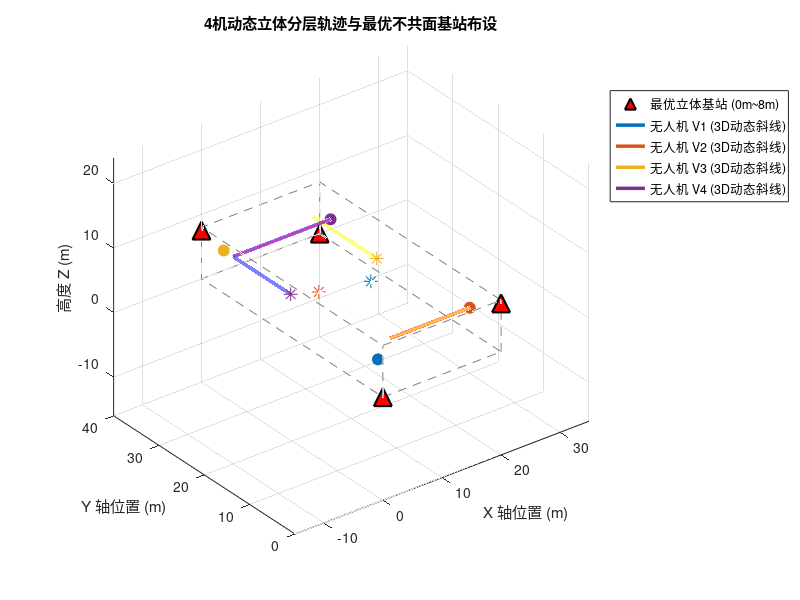

MATLAB code for this plot:
% =========================================================================
% generate_data_3D.m (CMLKF 几何最优化版)
% 3D多车(无人机行为) UWB/IMU 协同定位仿真数据生成脚本
% 空间范围：20m x 40m x 8m (高度严格控制在 2m ~ 7m)
% 优化重点：重构基站最大立体非对称拓扑，以及无人机群多高度层动态斜线协同轨迹
% =========================================================================
clc; clear; close all;

%% 1. 全局参数设置与保存路径
dt_imu = 0.01;              % IMU 采样时间 100Hz (0.01s)
dt_uwb = 0.1;               % UWB 采样时间 10Hz (0.1s)
t_end = 300;                % 运行时间 300秒
N_steps = round(t_end / dt_imu) + 1; % 30001 个采样点
Vehicle_num = 4;            % 车辆数量
Anchor_num = 4;             % 基站数量

% 基站高度在 0~8m 范围内实现非对称立体最大化错落

% 4基站
anchors = [ 0,  0, 0;     % 角落 1：极低位
           20,  0, 7.5;     % 角落 2：极高位
           20, 40, 0;     % 角落 3：中低位
            0, 40, 7.5];    % 角落 4：中高位

% 5基站
% anchors = [ 0,  0, 0;     % 角落 1：极低位
%             20,  0, 6;
%            10, 20, 7.5;     % 角落 2：极高位
%            20, 40, 6;
%             0, 40, 0];    % 角落 4：中高位

% 6基站
% anchors = [ 0,  0, 0;     % 角落 1：极低位
%             0,  0, 7.5;
%            20,  0, 7.5;     % 角落 2：极高位
%            20, 40, 7.5;
%             0, 40, 0;
%             0, 40, 7.5];    % 角落 4：中高位

% 7基站
% anchors = [ 0,  0, 0;     % 角落 1：极低位
%             0,  0, 7.5;
%            20,  0, 7.5;     % 角落 2：极高位
%            20, 40, 7.5;
%            20, 40, 0;
%             0, 40, 0;
%             0, 40, 7.5];    % 角落 4：中高位

% 8基站
% anchors = [ 0,  0, 0;     % 角落 1：极低位
%             0,  0, 7.5;
%            20,  0, 0;
%            20,  0, 7.5;     % 角落 2：极高位
%            20, 40, 7.5;
%            20, 40, 0;     % 角落 3：中低位
%             0, 40, 0;
%             0, 40, 7.5];    % 角落 4：中高位

% 保存路径
save_dir = 'E:\SE3_MLKF\Data'; 
trajectories_mat_name = sprintf('Trj_data_Veh%d_Anc%d_3D_1.mat', Vehicle_num, Anchor_num);
   
% 噪声参数
IMU_noise_params.sigma_na = 0.03;      
IMU_noise_params.sigma_nw = 0.003;     
IMU_noise_params.sigma_ba = 0.001;     
IMU_noise_params.sigma_bw = 0.0001;    
UWB_noise_params.sigma_anc = 0.3;     
UWB_noise_params.sigma_rel = 0.3;  

%% 2. 独立车辆动力学规划 (3秒平滑原地转弯 + 持续三维斜线飞行)
% 初始状态规划：[X, Y, Z, 初始速率, 初始航向角]
% 高度均限制在 2m ~ 7m 范围内，各自占据不同的起始高度层
init_configs = [
    3,   5,  2.5,  0.10,  0;      % V1: 低空层(2.5m)， 偏南，朝东，后续北转
   17,   3,  6.5,  0.10,  pi;     % V2: 高空层(6.5m)， 偏南，朝西，后续北转
    3,  39,  3.8,  0.10,  0;      % V3: 中低层(3.8m)， 偏北，朝东，后续南转
   18,  35,  5.2,  0.10,  pi;     % V4: 中高层(5.2m)， 偏北，朝西，后续南转
];

trajectories = struct();
for n = 1:Vehicle_num
    v_name = sprintf('V%d', n);
    cfg = init_configs(n, :);
    
    P_true = zeros(N_steps, 3);
    V_true = zeros(N_steps, 3);
    A_true = zeros(N_steps, 3);
    Theta_true = zeros(N_steps, 1);
    
    % 初始条件
    P_true(1, :) = cfg(1:3);
    v_mag = cfg(4);
    th_curr = cfg(5);
    V_true(1, :) = [v_mag * cos(th_curr), v_mag * sin(th_curr), 0];
    Theta_true(1) = th_curr;
    
    % 计算转弯过渡段的时间窗
    t_turn_start = 120 + (n-1)*15; % 错开转弯时间：V1:120s, V2:135s, V3:150s, V4:165s
    t_turn_end = t_turn_start + 3;
    
    for k = 2:N_steps
        t = (k-1) * dt_imu;
        a_curr = [0; 0; 0]; % 默认 Z 轴加速度全程为 0
        th_curr = Theta_true(k-1);
        
        switch n
            case 1  % V1: 高度恒定 2.5m。东行巡航 -> 120s时原地左转 -> 向北巡航
                if t < t_turn_start
                    th_curr = 0; a_curr = [0; 0; 0];
                elseif t >= t_turn_start && t <= t_turn_end
                    a_curr = [0; 0; 0]; V_true(k-1, 1:2) = 0; % 原地转弯，水平速度置零
                    th_curr = 0 + (pi/2)/3 * (t - t_turn_start); % 3秒平滑左转90度(朝北)
                elseif t > t_turn_end && t <= t_turn_end + 10
                    th_curr = pi/2; a_curr = [0; 0.01; 0]; % 转弯后水平加速 10s 恢复航速
                else
                    th_curr = pi/2; a_curr = [0; 0; 0];    % 匀速北行
                end
                
            case 2  % V2: 高度恒定 6.5m。西行巡航 -> 135s时原地右转 -> 向北巡航
                if t < t_turn_start
                    th_curr = pi; a_curr = [0; 0; 0];
                elseif t >= t_turn_start && t <= t_turn_end
                    a_curr = [0; 0; 0]; V_true(k-1, 1:2) = 0;
                    th_curr = pi - (pi/2)/3 * (t - t_turn_start); % 3秒平滑右转90度(朝北)
                elseif t > t_turn_end && t <= t_turn_end + 10
                    th_curr = pi/2; a_curr = [0; 0.01; 0]; % 转弯后水平加速 10s
                else
                    th_curr = pi/2; a_curr = [0; 0; 0];
                end
                
            case 3  % V3: 高度恒定 3.8m。东行巡航 -> 150s时原地右转 -> 向南巡航
                if t < t_turn_start
                    th_curr = 0; a_curr = [0; 0; 0];
                elseif t >= t_turn_start && t <= t_turn_end
                    a_curr = [0; 0; 0]; V_true(k-1, 1:2) = 0;
                    th_curr = 0 - (pi/2)/3 * (t - t_turn_start); % 3秒平滑右转90度(朝南)
                elseif t > t_turn_end && t <= t_turn_end + 10
                    th_curr = -pi/2; a_curr = [0; -0.01; 0]; % 转弯后水平加速 10s
                else
                    th_curr = -pi/2; a_curr = [0; 0; 0];
                end
                
            case 4  % V4: 高度恒定 5.2m。西行巡航 -> 165s时原地左转 -> 向南巡航
                if t < t_turn_start
                    th_curr = pi; a_curr = [0; 0; 0];
                elseif t >= t_turn_start && t <= t_turn_end
                    a_curr = [0; 0; 0]; V_true(k-1, 1:2) = 0;
                    th_curr = pi + (pi/2)/3 * (t - t_turn_start); % 3秒平滑左转90度(朝南)
                elseif t > t_turn_end && t <= t_turn_end + 10
                    th_curr = 3*pi/2; a_curr = [0; -0.01; 0]; % 转弯后水平加速 10s
                else
                    th_curr = 3*pi/2; a_curr = [0; 0; 0];
                end
        end
        
        % 严格物理积分更新
        A_true(k-1, :) = a_curr';
        V_true(k, :)   = V_true(k-1, :) + A_true(k-1, :) * dt_imu;
        P_true(k, :)   = P_true(k-1, :) + V_true(k-1, :) * dt_imu + 0.5 * A_true(k-1, :) * dt_imu^2;
        Theta_true(k)  = th_curr;
    end
    A_true(end, :) = [0, 0, 0];



    % 保存真值分量
    trajectories.(v_name).Time_true = (0:dt_imu:t_end)';
    trajectories.(v_name).X_true = P_true(:, 1);
    trajectories.(v_name).Y_true = P_true(:, 2);
    trajectories.(v_name).Z_true = P_true(:, 3);
    trajectories.(v_name).Vx_true = V_true(:, 1);
    trajectories.(v_name).Vy_true = V_true(:, 2);
    trajectories.(v_name).Vz_true = V_true(:, 3);
    trajectories.(v_name).Theta_true = Theta_true;
    
    % 旋转矩阵序列 R_true
    R_true = zeros(3, 3, N_steps);
    for k = 1:N_steps
        th = Theta_true(k);
        R_true(:, :, k) = [
            cos(th), -sin(th), 0;
            sin(th),  cos(th), 0;
            0,        0,       1
        ];
    end
    trajectories.(v_name).R_true = R_true;
end

%% 3. 生成含有零偏与白噪声的 100Hz 3D IMU 测量信号
for n = 1:Vehicle_num
    v_name = sprintf('V%d', n);
    veh = trajectories.(v_name);
    
    % 计算理想 3D 角速度
    theta_unwrapped = unwrap(veh.Theta_true);
    wz_true = gradient(theta_unwrapped, dt_imu);
    omega_body_ideal = [zeros(N_steps, 2), wz_true];
    
    % 计算理想特定力：f = R^T * (a - g)
    a_body_ideal = zeros(N_steps, 3);
    g_vec = [0; 0; -9.81];
    for k = 1:N_steps
        R_k = veh.R_true(:, :, k);
        a_world = [A_true(k, 1); A_true(k, 2); A_true(k, 3)];
        a_body_ideal(k, :) = (R_k' * (a_world - g_vec))';
    end
    
    % 模拟高保真零偏游走
    ba_init = (rand(1, 3) - 0.5) * 0.1;    
    bw_init = (rand(1, 3) - 0.5) * 0.01;
    b_a = ba_init + cumsum(randn(N_steps, 3) * IMU_noise_params.sigma_ba * sqrt(dt_imu), 1);
    b_w = bw_init + cumsum(randn(N_steps, 3) * IMU_noise_params.sigma_bw * sqrt(dt_imu), 1);
    
    % 叠加噪声
    acc_noise = randn(N_steps, 3) * IMU_noise_params.sigma_na;
    gyro_noise = randn(N_steps, 3) * IMU_noise_params.sigma_nw;
    
    acc_m = a_body_ideal + b_a + acc_noise;
    gyro_m = omega_body_ideal + b_w + gyro_noise;
    
    % 保存 IMU 数据
    trajectories.(v_name).IMU_Time = veh.Time_true;
    trajectories.(v_name).IMU_acc_m = acc_m;
    trajectories.(v_name).IMU_gyro_m = gyro_m;
    trajectories.(v_name).IMU_bias_a_true = b_a;
    trajectories.(v_name).IMU_bias_w_true = b_w;
end

%% 4. 生成 10Hz 同步 UWB 测距信号
idx_uwb = 1:10:N_steps;
t_uwb = trajectories.V1.Time_true(idx_uwb);
N_uwb = length(t_uwb);
pos_true_uwb = zeros(N_uwb, 3, Vehicle_num);
for n = 1:Vehicle_num
    v_name = sprintf('V%d', n);
    pos_true_uwb(:, 1, n) = trajectories.(v_name).X_true(idx_uwb);
    pos_true_uwb(:, 2, n) = trajectories.(v_name).Y_true(idx_uwb);
    pos_true_uwb(:, 3, n) = trajectories.(v_name).Z_true(idx_uwb);
end
for n = 1:Vehicle_num
    v_name = sprintf('V%d', n);
    
    % A. UWB 基站 3D 测距
    UWB_Anchor = zeros(N_uwb, 1 + Anchor_num);
    UWB_Anchor(:, 1) = t_uwb;
    for a_idx = 1:Anchor_num
        dx = pos_true_uwb(:, 1, n) - anchors(a_idx, 1);
        dy = pos_true_uwb(:, 2, n) - anchors(a_idx, 2);
        dz = pos_true_uwb(:, 3, n) - anchors(a_idx, 3);
        dist_true = sqrt(dx.^2 + dy.^2 + dz.^2);
        
        UWB_Anchor(:, 1 + a_idx) = dist_true + randn(N_uwb, 1) * UWB_noise_params.sigma_anc;
    end
    trajectories.(v_name).UWB_Anchor = UWB_Anchor;
    
    % B. UWB 3D 车间相对测距
    UWB_Relative = zeros(N_uwb, 1 + Vehicle_num);
    UWB_Relative(:, 1) = t_uwb;
    for j = 1:Vehicle_num
        if n == j
            UWB_Relative(:, 1 + j) = NaN;
        else
            dx = pos_true_uwb(:, 1, n) - pos_true_uwb(:, 1, j);
            dy = pos_true_uwb(:, 2, n) - pos_true_uwb(:, 2, j);
            dz = pos_true_uwb(:, 3, n) - pos_true_uwb(:, 3, j);
            dist_true = sqrt(dx.^2 + dy.^2 + dz.^2);
            
            UWB_Relative(:, 1 + j) = dist_true + randn(N_uwb, 1) * UWB_noise_params.sigma_rel;
        end
    end
    trajectories.(v_name).UWB_Relative = UWB_Relative;
end

%% 5. 轨迹可视化 (三维立体作图以确认高度不共面)
figure('Name', 'Multi-Agent 最优 3D 协同定位拓扑轨迹', 'Position', [100, 100, 850, 650]);
hold on; grid on; axis equal;
xlabel('X 轴位置 (m)'); ylabel('Y 轴位置 (m)'); zlabel('高度 Z (m)');
title('4机动态立体分层轨迹与最优不共面基站布设');

% 绘制边界立体框
line([0, 20, 20, 0, 0], [0, 0, 40, 40, 0], [0, 0, 0, 0, 0], 'Color', [0.5,0.5,0.5], 'LineStyle', '--');
line([0, 20, 20, 0, 0], [0, 0, 40, 40, 0], [8, 8, 8, 8, 8], 'Color', [0.5,0.5,0.5], 'LineStyle', '--');
for corner = [0, 20]
    for side = [0, 40]
        line([corner, corner], [side, side], [0, 8], 'Color', [0.5,0.5,0.5], 'LineStyle', '--');
    end
end

% 绘制最优不共面基站
h_anchor = plot3(anchors(:,1), anchors(:,2), anchors(:,3), '^', 'MarkerSize', 13, ...
    'MarkerFaceColor', 'r', 'MarkerEdgeColor', 'k', 'LineWidth', 1.5, 'DisplayName', '最优立体基站 (0m~8m)');

colors = lines(Vehicle_num);
h_traj = zeros(1, Vehicle_num);
for n = 1:Vehicle_num
    v_data = trajectories.(sprintf('V%d', n));
    h_traj(n) = plot3(v_data.X_true, v_data.Y_true, v_data.Z_true, 'Color', colors(n,:), 'LineWidth', 2.5, ...
        'DisplayName', sprintf('无人机 V%d (3D动态斜线)', n));
    
    % 标记起始点和终点
    plot3(v_data.X_true(1), v_data.Y_true(1), v_data.Z_true(1), 'o', 'MarkerSize', 8, 'MarkerFaceColor', colors(n,:), 'Color', colors(n,:));
    plot3(v_data.X_true(end), v_data.Y_true(end), v_data.Z_true(end), '*', 'MarkerSize', 10, 'Color', colors(n,:));
end
view(3); 
legend([h_anchor, h_traj], 'Location', 'northeastoutside');
hold off;

%% 6. 数据保存
if ~exist(save_dir, 'dir')
    mkdir(save_dir);
end
save_path = fullfile(save_dir, trajectories_mat_name);
save(save_path, 'trajectories', 'anchors', 'IMU_noise_params', 'UWB_noise_params', 'Vehicle_num', 'Anchor_num');
fprintf('CMLKF 优化版 3D 仿真数据生成成功，已保存至：%s\n', save_path);
